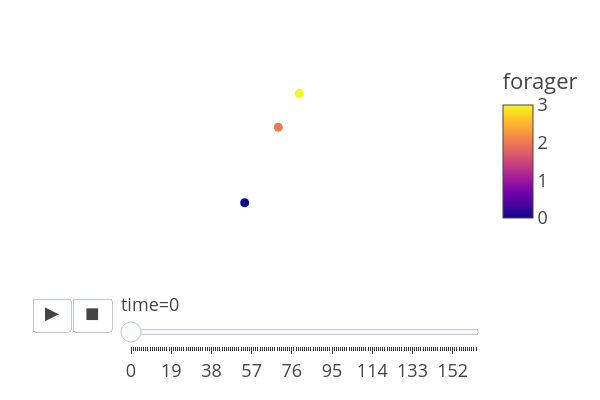

Source (notebook cell):
### Markdown cell above
# Animations

### Code cell
ft.animate_foragers(fish_2wks_object,plot_rewards=False,width=600, height=400,point_size=6)

### Figure 1 — Plotly figure (JSON) as saved in the notebook; plotly's stock layout.template omitted (floating-point values rounded to 4 significant figures)
{"data": [{"hovertemplate": "time=0<br>x=%{x}<br>y=%{y}<br>forager=%{marker.color}<extra></extra>", "legendgroup": "", "marker": {"color": [0, 1, 2, 3], "coloraxis": "coloraxis", "symbol": "circle"}, "mode": "markers", "name": "", "orientation": "v", "showlegend": false, "type": "scatter", "x": [10, null, 18, 23], "xaxis": "x", "y": [5, null, 23, 31], "yaxis": "y"}], "layout": {"autosize": false, "coloraxis": {"colorbar": {"title": {"text": "forager"}}, "colorscale": [[0, "#0d0887"], [0.1111, "#46039f"], [0.2222, "#7201a8"], [0.3333, "#9c179e"], [0.4444, "#bd3786"], [0.5556, "#d8576b"], [0.6667, "#ed7953"], [0.7778, "#fb9f3a"], [0.8889, "#fdca26"], [1, "#f0f921"]]}, "height": 400, "legend": {"tracegroupgap": 0}, "margin": {"t": 60}, "sliders": [{"active": 0, "currentvalue": {"prefix": "time="}, "len": 0.9, "pad": {"b": 10, "t": 60}, "steps": [{"args": [["0"], {"frame": {"duration": 0, "redraw": false}, "fromcurrent": true, "mode": "immediate", "transition": {"duration": 0, "easing": "linear"}}], "label": "0", "method": "animate"}, {"args": [["1"], {"frame": {"duration": 0, "redraw": false}, "fromcurrent": true, "mode": "immediate", "transition": {"duration": 0, "easing": "linear"}}], "label": "1", "method": "animate"}, {"args": [["2"], {"frame": {"duration": 0, "redraw": false}, "fromcurrent": true, "mode": "immediate", "transition": {"duration": 0, "easing": "linear"}}], "label": "2", "method": "animate"}, {"args": [["3"], {"frame": {"duration": 0, "redraw": false}, "fromcurrent": true, "mode": "immediate", "transition": {"duration": 0, "easing": "linear"}}], "label": "3", "method": "animate"}, {"args": [["4"], {"frame": {"duration": 0, "redraw": false}, "fromcurrent": true, "mode": "immediate", "transition": {"duration": 0, "easing": "linear"}}], "label": "4", "method": "animate"}, {"args": [["5"], {"frame": {"duration": 0, "redraw": false}, "fromcurrent": true, "mode": "immediate", "transition": {"duration": 0, "easing": "linear"}}], "label": "5", "method": "animate"}, {"args": [["6"], {"frame": {"duration": 0, "redraw": false}, "fromcurrent": true, "mode": "immediate", "transition": {"duration": 0, "easing": "linear"}}], "label": "6", "method": "animate"}, {"args": [["7"], {"frame": {"duration": 0, "redraw": false}, "fromcurrent": true, "mode": "immediate", "transition": {"duration": 0, "easing": "linear"}}], "label": "7", "method": "animate"}, {"args": [["8"], {"frame": {"duration": 0, "redraw": false}, "fromcurrent": true, "mode": "immediate", "transition": {"duration": 0, "easing": "linear"}}], "label": "8", "method": "animate"}, {"args": [["9"], {"frame": {"duration": 0, "redraw": false}, "fromcurrent": true, "mode": "immediate", "transition": {"duration": 0, "easing": "linear"}}], "label": "9", "method": "animate"}, {"args": [["10"], {"frame": {"duration": 0, "redraw": false}, "fromcurrent": true, "mode": "immediate", "transition": {"duration": 0, "easing": "linear"}}], "label": "10", "method": "animate"}, {"args": [["11"], {"frame": {"duration": 0, "redraw": false}, "fromcurrent": true, "mode": "immediate", "transition": {"duration": 0, "easing": "linear"}}], "label": "11", "method": "animate"}, {"args": [["12"], {"frame": {"duration": 0, "redraw": false}, "fromcurrent": true, "mode": "immediate", "transition": {"duration": 0, "easing": "linear"}}], "label": "12", "method": "animate"}, {"args": [["13"], {"frame": {"duration": 0, "redraw": false}, "fromcurrent": true, "mode": "immediate", "transition": {"duration": 0, "easing": "linear"}}], "label": "13", "method": "animate"}, {"args": [["14"], {"frame": {"duration": 0, "redraw": false}, "fromcurrent": true, "mode": "immediate", "transition": {"duration": 0, "easing": "linear"}}], "label": "14", "method": "animate"}, {"args": [["15"], {"frame": {"duration": 0, "redraw": false}, "fromcurrent": true, "mode": "immediate", "transition": {"duration": 0, "easing": "linear"}}], "label": "15", "method": "animate"}, {"args": [["16"], {"frame": {"duration": 0, "redraw": false}, "fromcurrent": true, "mode": "immediate", "transition": {"duration": 0, "easing": "linear"}}], "label": "16", "method": "animate"}, {"args": [["17"], {"frame": {"duration": 0, "redraw": false}, "fromcurrent": true, "mode": "immediate", "transition": {"duration": 0, "easing": "linear"}}], "label": "17", "method": "animate"}, {"args": [["18"], {"frame": {"duration": 0, "redraw": false}, "fromcurrent": true, "mode": "immediate", "transition": {"duration": 0, "easing": "linear"}}], "label": "18", "method": "animate"}, {"args": [["19"], {"frame": {"duration": 0, "redraw": false}, "fromcurrent": true, "mode": "immediate", "transition": {"duration": 0, "easing": "linear"}}], "label": "19", "method": "animate"}, {"args": [["20"], {"frame": {"duration": 0, "redraw": false}, "fromcurrent": true, "mode": "immediate", "transition": {"duration": 0, "easing": "linear"}}], "label": "20", "method": "animate"}, {"args": [["21"], {"frame": {"duration": 0, "redraw": false}, "fromcurrent": true, "mode": "immediate", "transition": {"duration": 0, "easing": "linear"}}], "label": "21", "method": "animate"}, {"args": [["22"], {"frame": {"duration": 0, "redraw": false}, "fromcurrent": true, "mode": "immediate", "transition": {"duration": 0, "easing": "linear"}}], "label": "22", "method": "animate"}, {"args": [["23"], {"frame": {"duration": 0, "redraw": false}, "fromcurrent": true, "mode": "immediate", "transition": {"duration": 0, "easing": "linear"}}], "label": "23", "method": "animate"}, {"args": [["24"], {"frame": {"duration": 0, "redraw": false}, "fromcurrent": true, "mode": "immediate", "transition": {"duration": 0, "easing": "linear"}}], "label": "24", "method": "animate"}, {"args": [["25"], {"frame": {"duration": 0, "redraw": false}, "fromcurrent": true, "mode": "immediate", "transition": {"duration": 0, "easing": "linear"}}], "label": "25", "method": "animate"}, {"args": [["26"], {"frame": {"duration": 0, "redraw": false}, "fromcurrent": true, "mode": "immediate", "transition": {"duration": 0, "easing": "linear"}}], "label": "26", "method": "animate"}, {"args": [["27"], {"frame": {"duration": 0, "redraw": false}, "fromcurrent": true, "mode": "immediate", "transition": {"duration": 0, "easing": "linear"}}], "label": "27", "method": "animate"}, {"args": [["28"], {"frame": {"duration": 0, "redraw": false}, "fromcurrent": true, "mode": "immediate", "transition": {"duration": 0, "easing": "linear"}}], "label": "28", "method": "animate"}, {"args": [["29"], {"frame": {"duration": 0, "redraw": false}, "fromcurrent": true, "mode": "immediate", "transition": {"duration": 0, "easing": "linear"}}], "label": "29", "method": "animate"}, {"args": [["30"], {"frame": {"duration": 0, "redraw": false}, "fromcurrent": true, "mode": "immediate", "transition": {"duration": 0, "easing": "linear"}}], "label": "30", "method": "animate"}, {"args": [["31"], {"frame": {"duration": 0, "redraw": false}, "fromcurrent": true, "mode": "immediate", "transition": {"duration": 0, "easing": "linear"}}], "label": "31", "method": "animate"}, {"args": [["32"], {"frame": {"duration": 0, "redraw": false}, "fromcurrent": true, "mode": "immediate", "transition": {"duration": 0, "easing": "linear"}}], "label": "32", "method": "animate"}, {"args": [["33"], {"frame": {"duration": 0, "redraw": false}, "fromcurrent": true, "mode": "immediate", "transition": {"duration": 0, "easing": "linear"}}], "label": "33", "method": "animate"}, {"args": [["34"], {"frame": {"duration": 0, "redraw": false}, "fromcurrent": true, "mode": "immediate", "transition": {"duration": 0, "easing": "linear"}}], "label": "34", "method": "animate"}, {"args": [["35"], {"frame": {"duration": 0, "redraw": false}, "fromcurrent": true, "mode": "immediate", "transition": {"duration": 0, "easing": "linear"}}], "label": "35", "method": "animate"}, {"args": [["36"], {"frame": {"duration": 0, "redraw": false}, "fromcurrent": true, "mode": "immediate", "transition": {"duration": 0, "easing": "linear"}}], "label": "36", "method": "animate"}, {"args": [["37"], {"frame": {"duration": 0, "redraw": false}, "fromcurrent": true, "mode": "immediate", "transition": {"duration": 0, "easing": "linear"}}], "label": "37", "method": "animate"}, {"args": [["38"], {"frame": {"duration": 0, "redraw": false}, "fromcurrent": true, "mode": "immediate", "transition": {"duration": 0, "easing": "linear"}}], "label": "38", "method": "animate"}, {"args": [["39"], {"frame": {"duration": 0, "redraw": false}, "fromcurrent": true, "mode": "immediate", "transition": {"duration": 0, "easing": "linear"}}], "label": "39", "method": "animate"}, {"args": [["40"], {"frame": {"duration": 0, "redraw": false}, "fromcurrent": true, "mode": "immediate", "transition": {"duration": 0, "easing": "linear"}}], "label": "40", "method": "animate"}, {"args": [["41"], {"frame": {"duration": 0, "redraw": false}, "fromcurrent": true, "mode": "immediate", "transition": {"duration": 0, "easing": "linear"}}], "label": "41", "method": "animate"}, {"args": [["42"], {"frame": {"duration": 0, "redraw": false}, "fromcurrent": true, "mode": "immediate", "transition": {"duration": 0, "easing": "linear"}}], "label": "42", "method": "animate"}, {"args": [["43"], {"frame": {"duration": 0, "redraw": false}, "fromcurrent": true, "mode": "immediate", "transition": {"duration": 0, "easing": "linear"}}], "label": "43", "method": "animate"}, {"args": [["44"], {"frame": {"duration": 0, "redraw": false}, "fromcurrent": true, "mode": "immediate", "transition": {"duration": 0, "easing": "linear"}}], "label": "44", "method": "animate"}, {"args": [["45"], {"frame": {"duration": 0, "redraw": false}, "fromcurrent": true, "mode": "immediate", "transition": {"duration": 0, "easing": "linear"}}], "label": "45", "method": "animate"}, {"args": [["46"], {"frame": {"duration": 0, "redraw": false}, "fromcurrent": true, "mode": "immediate", "transition": {"duration": 0, "easing": "linear"}}], "label": "46", "method": "animate"}, {"args": [["47"], {"frame": {"duration": 0, "redraw": false}, "fromcurrent": true, "mode": "immediate", "transition": {"duration": 0, "easing": "linear"}}], "label": "47", "method": "animate"}, {"args": [["48"], {"frame": {"duration": 0, "redraw": false}, "fromcurrent": true, "mode": "immediate", "transition": {"duration": 0, "easing": "linear"}}], "label": "48", "method": "animate"}, {"args": [["49"], {"frame": {"duration": 0, "redraw": false}, "fromcurrent": true, "mode": "immediate", "transition": {"duration": 0, "easing": "linear"}}], "label": "49", "method": "animate"}, {"args": [["50"], {"frame": {"duration": 0, "redraw": false}, "fromcurrent": true, "mode": "immediate", "transition": {"duration": 0, "easing": "linear"}}], "label": "50", "method": "animate"}, {"args": [["51"], {"frame": {"duration": 0, "redraw": false}, "fromcurrent": true, "mode": "immediate", "transition": {"duration": 0, "easing": "linear"}}], "label": "51", "method": "animate"}, {"args": [["52"], {"frame": {"duration": 0, "redraw": false}, "fromcurrent": true, "mode": "immediate", "transition": {"duration": 0, "easing": "linear"}}], "label": "52", "method": "animate"}, {"args": [["53"], {"frame": {"duration": 0, "redraw": false}, "fromcurrent": true, "mode": "immediate", "transition": {"duration": 0, "easing": "linear"}}], "label": "53", "method": "animate"}, {"args": [["54"], {"frame": {"duration": 0, "redraw": false}, "fromcurrent": true, "mode": "immediate", "transition": {"duration": 0, "easing": "linear"}}], "label": "54", "method": "animate"}, {"args": [["55"], {"frame": {"duration": 0, "redraw": false}, "fromcurrent": true, "mode": "immediate", "transition": {"duration": 0, "easing": "linear"}}], "label": "55", "method": "animate"}, {"args": [["56"], {"frame": {"duration": 0, "redraw": false}, "fromcurrent": true, "mode": "immediate", "transition": {"duration": 0, "easing": "linear"}}], "label": "56", "method": "animate"}, {"args": [["57"], {"frame": {"duration": 0, "redraw": false}, "fromcurrent": true, "mode": "immediate", "transition": {"duration": 0, "easing": "linear"}}], "label": "57", "method": "animate"}, {"args": [["58"], {"frame": {"duration": 0, "redraw": false}, "fromcurrent": true, "mode": "immediate", "transition": {"duration": 0, "easing": "linear"}}], "label": "58", "method": "animate"}, {"args": [["59"], {"frame": {"duration": 0, "redraw": false}, "fromcurrent": true, "mode": "immediate", "transition": {"duration": 0, "easing": "linear"}}], "label": "59", "method": "animate"}, {"args": [["60"], {"frame": {"duration": 0, "redraw": false}, "fromcurrent": true, "mode": "immediate", "transition": {"duration": 0, "easing": "linear"}}], "label": "60", "method": "animate"}, {"args": [["61"], {"frame": {"duration": 0, "redraw": false}, "fromcurrent": true, "mode": "immediate", "transition": {"duration": 0, "easing": "linear"}}], "label": "61", "method": "animate"}, {"args": [["62"], {"frame": {"duration": 0, "redraw": false}, "fromcurrent": true, "mode": "immediate", "transition": {"duration": 0, "easing": "linear"}}], "label": "62", "method": "animate"}, {"args": [["63"], {"frame": {"duration": 0, "redraw": false}, "fromcurrent": true, "mode": "immediate", "transition": {"duration": 0, "easing": "linear"}}], "label": "63", "method": "animate"}, {"args": [["64"], {"frame": {"duration": 0, "redraw": false}, "fromcurrent": true, "mode": "immediate", "transition": {"duration": 0, "easing": "linear"}}], "label": "64", "method": "animate"}, {"args": [["65"], {"frame": {"duration": 0, "redraw": false}, "fromcurrent": true, "mode": "immediate", "transition": {"duration": 0, "easing": "linear"}}], "label": "65", "method": "animate"}, {"args": [["66"], {"frame": {"duration": 0, "redraw": false}, "fromcurrent": true, "mode": "immediate", "transition": {"duration": 0, "easing": "linear"}}], "label": "66", "method": "animate"}, {"args": [["67"], {"frame": {"duration": 0, "redraw": false}, "fromcurrent": true, "mode": "immediate", "transition": {"duration": 0, "easing": "linear"}}], "label": "67", "method": "animate"}, {"args": [["68"], {"frame": {"duration": 0, "redraw": false}, "fromcurrent": true, "mode": "immediate", "transition": {"duration": 0, "easing": "linear"}}], "label": "68", "method": "animate"}, {"args": [["69"], {"frame": {"duration": 0, "redraw": false}, "fromcurrent": true, "mode": "immediate", "transition": {"duration": 0, "easing": "linear"}}], "label": "69", "method": "animate"}, {"args": [["70"], {"frame": {"duration": 0, "redraw": false}, "fromcurrent": true, "mode": "immediate", "transition": {"duration": 0, "easing": "linear"}}], "label": "70", "method": "animate"}, {"args": [["71"], {"frame": {"duration": 0, "redraw": false}, "fromcurrent": true, "mode": "immediate", "transition": {"duration": 0, "easing": "linear"}}], "label": "71", "method": "animate"}, {"args": [["72"], {"frame": {"duration": 0, "redraw": false}, "fromcurrent": true, "mode": "immediate", "transition": {"duration": 0, "easing": "linear"}}], "label": "72", "method": "animate"}, {"args": [["73"], {"frame": {"duration": 0, "redraw": false}, "fromcurrent": true, "mode": "immediate", "transition": {"duration": 0, "easing": "linear"}}], "label": "73", "method": "animate"}, {"args": [["74"], {"frame": {"duration": 0, "redraw": false}, "fromcurrent": true, "mode": "immediate", "transition": {"duration": 0, "easing": "linear"}}], "label": "74", "method": "animate"}, {"args": [["75"], {"frame": {"duration": 0, "redraw": false}, "fromcurrent": true, "mode": "immediate", "transition": {"duration": 0, "easing": "linear"}}], "label": "75", "method": "animate"}, {"args": [["76"], {"frame": {"duration": 0, "redraw": false}, "fromcurrent": true, "mode": "immediate", "transition": {"duration": 0, "easing": "linear"}}], "label": "76", "method": "animate"}, {"args": [["77"], {"frame": {"duration": 0, "redraw": false}, "fromcurrent": true, "mode": "immediate", "transition": {"duration": 0, "easing": "linear"}}], "label": "77", "method": "animate"}, {"args": [["78"], {"frame": {"duration": 0, "redraw": false}, "fromcurrent": true, "mode": "immediate", "transition": {"duration": 0, "easing": "linear"}}], "label": "78", "method": "animate"}, {"args": [["79"], {"frame": {"duration": 0, "redraw": false}, "fromcurrent": true, "mode": "immediate", "transition": {"duration": 0, "easing": "linear"}}], "label": "79", "method": "animate"}, {"args": [["80"], {"frame": {"duration": 0, "redraw": false}, "fromcurrent": true, "mode": "immediate", "transition": {"duration": 0, "easing": "linear"}}], "label": "80", "method": "animate"}, {"args": [["81"], {"frame": {"duration": 0, "redraw": false}, "fromcurrent": true, "mode": "immediate", "transition": {"duration": 0, "easing": "linear"}}], "label": "81", "method": "animate"}, {"args": [["82"], {"frame": {"duration": 0, "redraw": false}, "fromcurrent": true, "mode": "immediate", "transition": {"duration": 0, "easing": "linear"}}], "label": "82", "method": "animate"}, {"args": [["83"], {"frame": {"duration": 0, "redraw": false}, "fromcurrent": true, "mode": "immediate", "transition": {"duration": 0, "easing": "linear"}}], "label": "83", "method": "animate"}, {"args": [["84"], {"frame": {"duration": 0, "redraw": false}, "fromcurrent": true, "mode": "immediate", "transition": {"duration": 0, "easing": "linear"}}], "label": "84", "method": "animate"}, {"args": [["85"], {"frame": {"duration": 0, "redraw": false}, "fromcurrent": true, "mode": "immediate", "transition": {"duration": 0, "easing": "linear"}}], "label": "85", "method": "animate"}, {"args": [["86"], {"frame": {"duration": 0, "redraw": false}, "fromcurrent": true, "mode": "immediate", "transition": {"duration": 0, "easing": "linear"}}], "label": "86", "method": "animate"}, {"args": [["87"], {"frame": {"duration": 0, "redraw": false}, "fromcurrent": true, "mode": "immediate", "transition": {"duration": 0, "easing": "linear"}}], "label": "87", "method": "animate"}, {"args": [["88"], {"frame": {"duration": 0, "redraw": false}, "fromcurrent": true, "mode": "immediate", "transition": {"duration": 0, "easing": "linear"}}], "label": "88", "method": "animate"}, {"args": [["89"], {"frame": {"duration": 0, "redraw": false}, "fromcurrent": true, "mode": "immediate", "transition": {"duration": 0, "easing": "linear"}}], "label": "89", "method": "animate"}, {"args": [["90"], {"frame": {"duration": 0, "redraw": false}, "fromcurrent": true, "mode": "immediate", "transition": {"duration": 0, "easing": "linear"}}], "label": "90", "method": "animate"}, {"args": [["91"], {"frame": {"duration": 0, "redraw": false}, "fromcurrent": true, "mode": "immediate", "transition": {"duration": 0, "easing": "linear"}}], "label": "91", "method": "animate"}, {"args": [["92"], {"frame": {"duration": 0, "redraw": false}, "fromcurrent": true, "mode": "immediate", "transition": {"duration": 0, "easing": "linear"}}], "label": "92", "method": "animate"}, {"args": [["93"], {"frame": {"duration": 0, "redraw": false}, "fromcurrent": true, "mode": "immediate", "transition": {"duration": 0, "easing": "linear"}}], "label": "93", "method": "animate"}, {"args": [["94"], {"frame": {"duration": 0, "redraw": false}, "fromcurrent": true, "mode": "immediate", "transition": {"duration": 0, "easing": "linear"}}], "label": "94", "method": "animate"}, {"args": [["95"], {"frame": {"duration": 0, "redraw": false}, "fromcurrent": true, "mode": "immediate", "transition": {"duration": 0, "easing": "linear"}}], "label": "95", "method": "animate"}, {"args": [["96"], {"frame": {"duration": 0, "redraw": false}, "fromcurrent": true, "mode": "immediate", "transition": {"duration": 0, "easing": "linear"}}], "label": "96", "method": "animate"}, {"args": [["97"], {"frame": {"duration": 0, "redraw": false}, "fromcurrent": true, "mode": "immediate", "transition": {"duration": 0, "easing": "linear"}}], "label": "97", "method": "animate"}, {"args": [["98"], {"frame": {"duration": 0, "redraw": false}, "fromcurrent": true, "mode": "immediate", "transition": {"duration": 0, "easing": "linear"}}], "label": "98", "method": "animate"}, {"args": [["99"], {"frame": {"duration": 0, "redraw": false}, "fromcurrent": true, "mode": "immediate", "transition": {"duration": 0, "easing": "linear"}}], "label": "99", "method": "animate"}, {"args": [["100"], {"frame": {"duration": 0, "redraw": false}, "fromcurrent": true, "mode": "immediate", "transition": {"duration": 0, "easing": "linear"}}], "label": "100", "method": "animate"}, {"args": [["101"], {"frame": {"duration": 0, "redraw": false}, "fromcurrent": true, "mode": "immediate", "transition": {"duration": 0, "easing": "linear"}}], "label": "101", "method": "animate"}, {"args": [["102"], {"frame": {"duration": 0, "redraw": false}, "fromcurrent": true, "mode": "immediate", "transition": {"duration": 0, "easing": "linear"}}], "label": "102", "method": "animate"}, {"args": [["103"], {"frame": {"duration": 0, "redraw": false}, "fromcurrent": true, "mode": "immediate", "transition": {"duration": 0, "easing": "linear"}}], "label": "103", "method": "animate"}, {"args": [["104"], {"frame": {"duration": 0, "redraw": false}, "fromcurrent": true, "mode": "immediate", "transition": {"duration": 0, "easing": "linear"}}], "label": "104", "method": "animate"}, {"args": [["105"], {"frame": {"duration": 0, "redraw": false}, "fromcurrent": true, "mode": "immediate", "transition": {"duration": 0, "easing": "linear"}}], "label": "105", "method": "animate"}, {"args": [["106"], {"frame": {"duration": 0, "redraw": false}, "fromcurrent": true, "mode": "immediate", "transition": {"duration": 0, "easing": "linear"}}], "label": "106", "method": "animate"}, {"args": [["107"], {"frame": {"duration": 0, "redraw": false}, "fromcurrent": true, "mode": "immediate", "transition": {"duration": 0, "easing": "linear"}}], "label": "107", "method": "animate"}, {"args": [["108"], {"frame": {"duration": 0, "redraw": false}, "fromcurrent": true, "mode": "immediate", "transition": {"duration": 0, "easing": "linear"}}], "label": "108", "method": "animate"}, {"args": [["109"], {"frame": {"duration": 0, "redraw": false}, "fromcurrent": true, "mode": "immediate", "transition": {"duration": 0, "easing": "linear"}}], "label": "109", "method": "animate"}, {"args": [["110"], {"frame": {"duration": 0, "redraw": false}, "fromcurrent": true, "mode": "immediate", "transition": {"duration": 0, "easing": "linear"}}], "label": "110", "method": "animate"}, {"args": [["111"], {"frame": {"duration": 0, "redraw": false}, "fromcurrent": true, "mode": "immediate", "transition": {"duration": 0, "easing": "linear"}}], "label": "111", "method": "animate"}, {"args": [["112"], {"frame": {"duration": 0, "redraw": false}, "fromcurrent": true, "mode": "immediate", "transition": {"duration": 0, "easing": "linear"}}], "label": "112", "method": "animate"}, {"args": [["113"], {"frame": {"duration": 0, "redraw": false}, "fromcurrent": true, "mode": "immediate", "transition": {"duration": 0, "easing": "linear"}}], "label": "113", "method": "animate"}, {"args": [["114"], {"frame": {"duration": 0, "redraw": false}, "fromcurrent": true, "mode": "immediate", "transition": {"duration": 0, "easing": "linear"}}], "label": "114", "method": "animate"}, {"args": [["115"], {"frame": {"duration": 0, "redraw": false}, "fromcurrent": true, "mode": "immediate", "transition": {"duration": 0, "easing": "linear"}}], "label": "115", "method": "animate"}, {"args": [["116"], {"frame": {"duration": 0, "redraw": false}, "fromcurrent": true, "mode": "immediate", "transition": {"duration": 0, "easing": "linear"}}], "label": "116", "method": "animate"}, {"args": [["117"], {"frame": {"duration": 0, "redraw": false}, "fromcurrent": true, "mode": "immediate", "transition": {"duration": 0, "easing": "linear"}}], "label": "117", "method": "animate"}, {"args": [["118"], {"frame": {"duration": 0, "redraw": false}, "fromcurrent": true, "mode": "immediate", "transition": {"duration": 0, "easing": "linear"}}], "label": "118", "method": "animate"}, {"args": [["119"], {"frame": {"duration": 0, "redraw": false}, "fromcurrent": true, "mode": "immediate", "transition": {"duration": 0, "easing": "linear"}}], "label": "119", "method": "animate"}, {"args": [["120"], {"frame": {"duration": 0, "redraw": false}, "fromcurrent": true, "mode": "immediate", "transition": {"duration": 0, "easing": "linear"}}], "label": "120", "method": "animate"}, {"args": [["121"], {"frame": {"duration": 0, "redraw": false}, "fromcurrent": true, "mode": "immediate", "transition": {"duration": 0, "easing": "linear"}}], "label": "121", "method": "animate"}, {"args": [["122"], {"frame": {"duration": 0, "redraw": false}, "fromcurrent": true, "mode": "immediate", "transition": {"duration": 0, "easing": "linear"}}], "label": "122", "method": "animate"}, {"args": [["123"], {"frame": {"duration": 0, "redraw": false}, "fromcurrent": true, "mode": "immediate", "transition": {"duration": 0, "easing": "linear"}}], "label": "123", "method": "animate"}, {"args": [["124"], {"frame": {"duration": 0, "redraw": false}, "fromcurrent": true, "mode": "immediate", "transition": {"duration": 0, "easing": "linear"}}], "label": "124", "method": "animate"}, {"args": [["125"], {"frame": {"duration": 0, "redraw": false}, "fromcurrent": true, "mode": "immediate", "transition": {"duration": 0, "easing": "linear"}}], "label": "125", "method": "animate"}, {"args": [["126"], {"frame": {"duration": 0, "redraw": false}, "fromcurrent": true, "mode": "immediate", "transition": {"duration": 0, "easing": "linear"}}], "label": "126", "method": "animate"}, {"args": [["127"], {"frame": {"duration": 0, "redraw": false}, "fromcurrent": true, "mode": "immediate", "transition": {"duration": 0, "easing": "linear"}}], "label": "127", "method": "animate"}, {"args": [["128"], {"frame": {"duration": 0, "redraw": false}, "fromcurrent": true, "mode": "immediate", "transition": {"duration": 0, "easing": "linear"}}], "label": "128", "method": "animate"}, {"args": [["129"], {"frame": {"duration": 0, "redraw": false}, "fromcurrent": true, "mode": "immediate", "transition": {"duration": 0, "easing": "linear"}}], "label": "129", "method": "animate"}, {"args": [["130"], {"frame": {"duration": 0, "redraw": false}, "fromcurrent": true, "mode": "immediate", "transition": {"duration": 0, "easing": "linear"}}], "label": "130", "method": "animate"}, {"args": [["131"], {"frame": {"duration": 0, "redraw": false}, "fromcurrent": true, "mode": "immediate", "transition": {"duration": 0, "easing": "linear"}}], "label": "131", "method": "animate"}, {"args": [["132"], {"frame": {"duration": 0, "redraw": false}, "fromcurrent": true, "mode": "immediate", "transition": {"duration": 0, "easing": "linear"}}], "label": "132", "method": "animate"}, {"args": [["133"], {"frame": {"duration": 0, "redraw": false}, "fromcurrent": true, "mode": "immediate", "transition": {"duration": 0, "easing": "linear"}}], "label": "133", "method": "animate"}, {"args": [["134"], {"frame": {"duration": 0, "redraw": false}, "fromcurrent": true, "mode": "immediate", "transition": {"duration": 0, "easing": "linear"}}], "label": "134", "method": "animate"}, {"args": [["135"], {"frame": {"duration": 0, "redraw": false}, "fromcurrent": true, "mode": "immediate", "transition": {"duration": 0, "easing": "linear"}}], "label": "135", "method": "animate"}, {"args": [["136"], {"frame": {"duration": 0, "redraw": false}, "fromcurrent": true, "mode": "immediate", "transition": {"duration": 0, "easing": "linear"}}], "label": "136", "method": "animate"}, {"args": [["137"], {"frame": {"duration": 0, "redraw": false}, "fromcurrent": true, "mode": "immediate", "transition": {"duration": 0, "easing": "linear"}}], "label": "137", "method": "animate"}, {"args": [["138"], {"frame": {"duration": 0, "redraw": false}, "fromcurrent": true, "mode": "immediate", "transition": {"duration": 0, "easing": "linear"}}], "label": "138", "method": "animate"}, {"args": [["139"], {"frame": {"duration": 0, "redraw": false}, "fromcurrent": true, "mode": "immediate", "transition": {"duration": 0, "easing": "linear"}}], "label": "139", "method": "animate"}, {"args": [["140"], {"frame": {"duration": 0, "redraw": false}, "fromcurrent": true, "mode": "immediate", "transition": {"duration": 0, "easing": "linear"}}], "label": "140", "method": "animate"}, {"args": [["141"], {"frame": {"duration": 0, "redraw": false}, "fromcurrent": true, "mode": "immediate", "transition": {"duration": 0, "easing": "linear"}}], "label": "141", "method": "animate"}, {"args": [["142"], {"frame": {"duration": 0, "redraw": false}, "fromcurrent": true, "mode": "immediate", "transition": {"duration": 0, "easing": "linear"}}], "label": "142", "method": "animate"}, {"args": [["143"], {"frame": {"duration": 0, "redraw": false}, "fromcurrent": true, "mode": "immediate", "transition": {"duration": 0, "easing": "linear"}}], "label": "143", "method": "animate"}, {"args": [["144"], {"frame": {"duration": 0, "redraw": false}, "fromcurrent": true, "mode": "immediate", "transition": {"duration": 0, "easing": "linear"}}], "label": "144", "method": "animate"}, {"args": [["145"], {"frame": {"duration": 0, "redraw": false}, "fromcurrent": true, "mode": "immediate", "transition": {"duration": 0, "easing": "linear"}}], "label": "145", "method": "animate"}, {"args": [["146"], {"frame": {"duration": 0, "redraw": false}, "fromcurrent": true, "mode": "immediate", "transition": {"duration": 0, "easing": "linear"}}], "label": "146", "method": "animate"}, {"args": [["147"], {"frame": {"duration": 0, "redraw": false}, "fromcurrent": true, "mode": "immediate", "transition": {"duration": 0, "easing": "linear"}}], "label": "147", "method": "animate"}, {"args": [["148"], {"frame": {"duration": 0, "redraw": false}, "fromcurrent": true, "mode": "immediate", "transition": {"duration": 0, "easing": "linear"}}], "label": "148", "method": "animate"}, {"args": [["149"], {"frame": {"duration": 0, "redraw": false}, "fromcurrent": true, "mode": "immediate", "transition": {"duration": 0, "easing": "linear"}}], "label": "149", "method": "animate"}, {"args": [["150"], {"frame": {"duration": 0, "redraw": false}, "fromcurrent": true, "mode": "immediate", "transition": {"duration": 0, "easing": "linear"}}], "label": "150", "method": "animate"}, {"args": [["151"], {"frame": {"duration": 0, "redraw": false}, "fromcurrent": true, "mode": "immediate", "transition": {"duration": 0, "easing": "linear"}}], "label": "151", "method": "animate"}, {"args": [["152"], {"frame": {"duration": 0, "redraw": false}, "fromcurrent": true, "mode": "immediate", "transition": {"duration": 0, "easing": "linear"}}], "label": "152", "method": "animate"}, {"args": [["153"], {"frame": {"duration": 0, "redraw": false}, "fromcurrent": true, "mode": "immediate", "transition": {"duration": 0, "easing": "linear"}}], "label": "153", "method": "animate"}, {"args": [["154"], {"frame": {"duration": 0, "redraw": false}, "fromcurrent": true, "mode": "immediate", "transition": {"duration": 0, "easing": "linear"}}], "label": "154", "method": "animate"}, {"args": [["155"], {"frame": {"duration": 0, "redraw": false}, "fromcurrent": true, "mode": "immediate", "transition": {"duration": 0, "easing": "linear"}}], "label": "155", "method": "animate"}, {"args": [["156"], {"frame": {"duration": 0, "redraw": false}, "fromcurrent": true, "mode": "immediate", "transition": {"duration": 0, "easing": "linear"}}], "label": "156", "method": "animate"}, {"args": [["157"], {"frame": {"duration": 0, "redraw": false}, "fromcurrent": true, "mode": "immediate", "transition": {"duration": 0, "easing": "linear"}}], "label": "157", "method": "animate"}, {"args": [["158"], {"frame": {"duration": 0, "redraw": false}, "fromcurrent": true, "mode": "immediate", "transition": {"duration": 0, "easing": "linear"}}], "label": "158", "method": "animate"}, {"args": [["159"], {"frame": {"duration": 0, "redraw": false}, "fromcurrent": true, "mode": "immediate", "transition": {"duration": 0, "easing": "linear"}}], "label": "159", "method": "animate"}, {"args": [["160"], {"frame": {"duration": 0, "redraw": false}, "fromcurrent": true, "mode": "immediate", "transition": {"duration": 0, "easing": "linear"}}], "label": "160", "method": "animate"}, {"args": [["161"], {"frame": {"duration": 0, "redraw": false}, "fromcurrent": true, "mode": "immediate", "transition": {"duration": 0, "easing": "linear"}}], "label": "161", "method": "animate"}, {"args": [["162"], {"frame": {"duration": 0, "redraw": false}, "fromcurrent": true, "mode": "immediate", "transition": {"duration": 0, "easing": "linear"}}], "label": "162", "method": "animate"}, {"args": [["163"], {"frame": {"duration": 0, "redraw": false}, "fromcurrent": true, "mode": "immediate", "transition": {"duration": 0, "easing": "linear"}}], "label": "163", "method": "animate"}], "x": 0.1, "xanchor": "left", "y": 0, "yanchor": "top"}], "updatemenus": [{"buttons": [{"args": [null, {"frame": {"duration": 500, "redraw": false}, "fromcurrent": true, "mode": "immediate", "transition": {"duration": 0, "easing": "linear"}}], "label": "&#9654;", "method": "animate"}, {"args": [[null], {"frame": {"duration": 0, "redraw": false}, "fromcurrent": true, "mode": "immediate", "transition": {"duration": 0, "easing": "linear"}}], "label": "&#9724;", "method": "animate"}], "direction": "left", "pad": {"r": 10, "t": 70}, "showactive": false, "type": "buttons", "x": 0.1, "xanchor": "right", "y": 0, "yanchor": "top"}], "width": 600, "xaxis": {"anchor": "y", "domain": [0, 1], "range": [-1, 39], "showgrid": false, "showticklabels": false, "ticks": "", "title": {"text": ""}, "zeroline": false}, "yaxis": {"anchor": "x", "domain": [0, 1], "range": [-1, 39], "scaleanchor": "x", "showgrid": false, "showticklabels": false, "ticks": "", "title": {"text": ""}, "zeroline": false}}}
